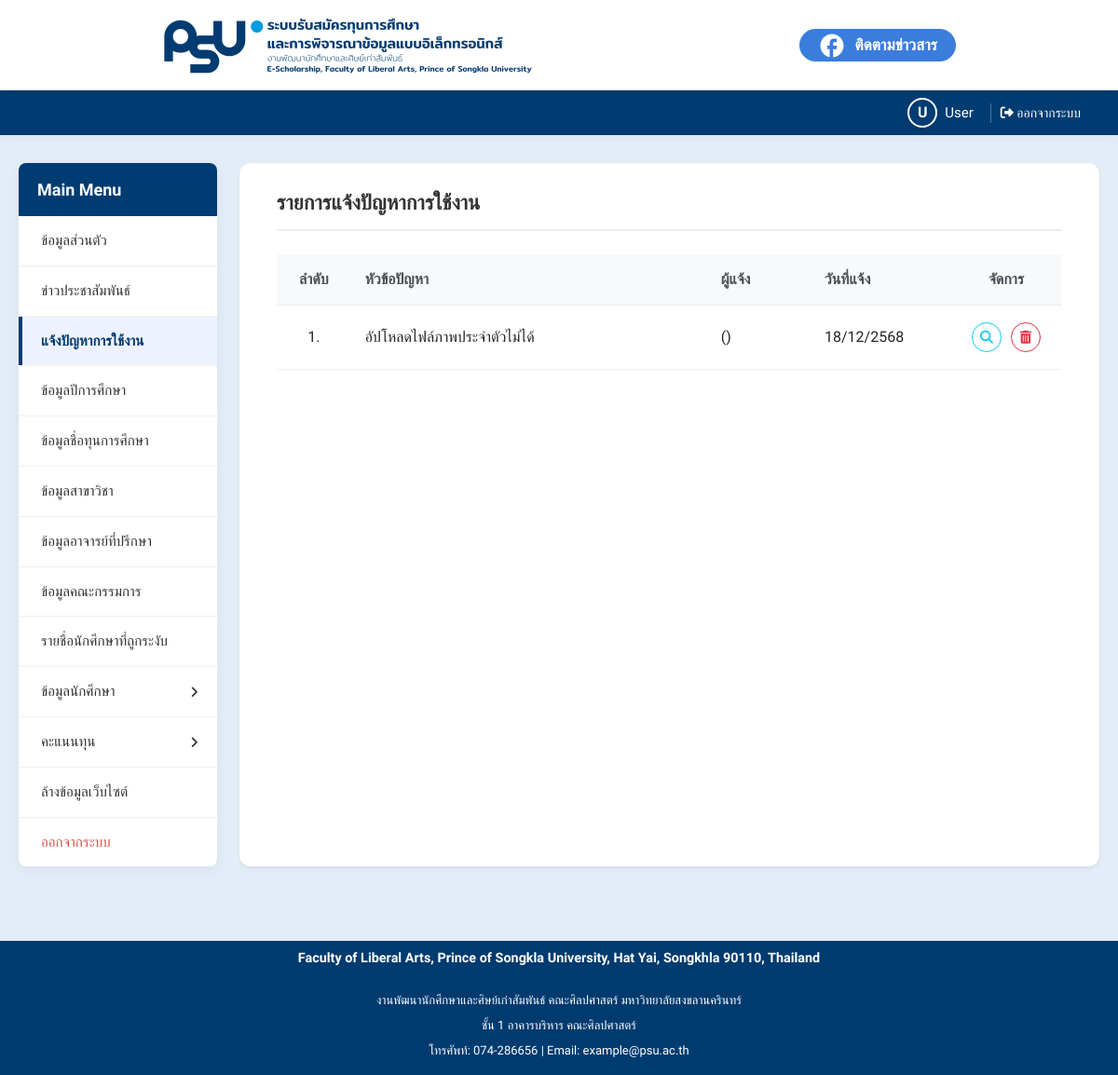
Screenshot of /admin/issues/issue.php with the database file from the repository.
### tables this page shows
CREATE TABLE `tb_issue` (
  `issue_id` int(11) NOT NULL,
  `issue_topic` varchar(255) NOT NULL,
  `issue_details` text NOT NULL,
  `student_id` int(10) NOT NULL,
  `issue_date` datetime NOT NULL
);

### admin/issues/issue.php (the view, shortened to what this page needs)
<?php
include '../../include/config.php';
$sql = "SELECT
            i.issue_id,
            i.issue_topic,
            i.issue_date,
            s.st_firstname,
            s.st_lastname,
            s.st_code
        FROM
            tb_issue AS i
        LEFT JOIN
            tb_student AS s ON i.student_id = s.st_id
        ORDER BY
            i.issue_date DESC";
$result = mysqli_query($connect1, $sql);
include '../../include/header.php';
?>
<!DOCTYPE html>
<html lang="th">
<head>
    <link href="https://cdn.jsdelivr.net/npm/bootstrap@5.3.2/dist/css/bootstrap.min.css" rel="stylesheet">
    <link rel="stylesheet" href="../../assets/css/global2.css">
    <link rel="stylesheet" href="../../assets/css/layout.css">
    <link rel="stylesheet" href="../../assets/css/navigation.css">
    <link rel="stylesheet" href="../../assets/css/ui-elements.css">
    <link rel="stylesheet" href="../../assets/css/forms.css">
    <link rel="stylesheet" href="../../assets/css/tables.css">
    <link rel="stylesheet" href="../../assets/css/pages.css">
    <link rel="stylesheet" href="https://cdnjs.cloudflare.com/ajax/libs/font-awesome/6.5.1/css/all.min.css">
</head>
<body>
<div class="sticky-header-wrapper">
    <?php include('../../include/navbar.php'); ?>
    <?php include('../../include/status_bar.php'); ?>
</div>
<div class="container-fluid dashboard-container">
    <div class="row g-4">
            <div class="col-12 col-sidebar-20">
                <?php include '../../include/sidebar.php'; ?>
            </div>
            <div class="col-12 col-main-80">
                <main class="main-content shadow-sm">
                <div class="content-header">
                    <h1 class="m-0 fw-bold" style="font-size: 22px; color: #333;">รายการแจ้งปัญหาการใช้งาน</h1>
                </div>
                <div class="table-responsive">
                    <table class="data-table">
                        <thead>
                            <tr>
                                <th class="text-center" style="width: 80px;">ลำดับ</th>
                                <th>หัวข้อปัญหา</th>
                                <th>ผู้แจ้ง</th>
                                <th style="width: 150px;">วันที่แจ้ง</th>
                                <th class="text-center" style="width: 120px;">จัดการ</th>
                            </tr>
                        </thead>
                        <tbody>
                            <?php
                            if ($result && mysqli_num_rows($result) > 0) {
                                $i = 1;
                                while ($row = mysqli_fetch_assoc($result)) {
                                    $reporter_name = htmlspecialchars($row['st_firstname'] . ' ' . $row['st_lastname'] . ' (' . $row['st_code'] . ')');
                            ?>
                                    <tr>
                                        <td class="text-center fw-medium"><?php echo $i++; ?>.</td>
                                        <td class="fw-medium"><?php echo htmlspecialchars($row['issue_topic']); ?></td>
                                        <td class="fw-medium"><?php echo $reporter_name; ?></td>
                                        <td class="fw-medium"><?php echo date('d/m/', strtotime($row['issue_date'])) . (date('Y', strtotime($row['issue_date'])) + 543); ?></td>
                                        <td class="text-center">
                                            <a href="../issues/issue_view.php?id=<?php echo $row['issue_id']; ?>" class="btn-outline-circle btn-outline-view" title="ดูรายละเอียด">
                                                <i class="fas fa-search" style="font-size: 14px;"></i>
                                            </a>
                                            <a href="../issues/delete_issue.php?id=<?php echo $row['issue_id']; ?>" class="btn-outline-circle btn-outline-delete btn-delete" title="ลบข้อมูล">
                                                <i class="fas fa-trash-alt" style="font-size: 14px;"></i>
                                            </a>
                                        </td>
                                    </tr>
                            <?php
                                }
                            } else {
                                echo '<tr><td colspan="5" class="text-center py-5 text-muted">ไม่มีรายการแจ้งปัญหาในระบบ</td></tr>';
                            }
                            ?>
                        </tbody>
                    </table>
                </div>
            </main>
        </div>
    </div>
</div>
<?php include '../../include/footer.php'; ?>
</body>
</html>

### assets/css/global.css (style rules this page uses)
:root { --primary-blue: #3b7ddd; --primary-blue-hover: #3167b8; --facebook-blue: #1877F2; --facebook-blue-hover: #166FE5; --dark-blue: #123985; --dark-red: #ff0000; --navy-blue: #003c71; --light-blue: #eef2ff; --border-color: #f0f0f0; }
body, html { margin: 0; padding: 0; font-family: 'Prompt', sans-serif; background-color: #e3edf7; box-sizing: border-box; min-height: 100vh; }
.btn-outline-delete { background-color: transparent; border: 1px solid #dc3545; color: #dc3545; padding: 4px 10px; font-size: 14px; font-weight: 500 !important; }

### assets/css/global2.css (style rules this page uses)
:root { --primary-blue: #3b7ddd; --dark-blue: #123985; --bg-light: #e3edf7; --disabled-gray: #e9ecef; --footer-dark-blue: #003b6f; --facebook-blue: #1877F2; --facebook-blue-hover: #166FE5; }
body, html { margin: 0; padding: 0; font-family: 'Prompt', sans-serif; background-color: var(--bg-light); }

### assets/css/layout.css (style rules this page uses)
.dashboard-container { max-width: 1400px; margin: 30px auto; padding: 0 20px; }
.main-content { background-color: #ffffff; padding: 30px 40px; box-shadow: 0 4px 15px rgba(0, 0, 0, 0.08); border-radius: 12px; height: 100%; min-height: 500px; }
.sticky-header-wrapper { position: sticky; top: 0; z-index: 1100; width: 100%; background-color: #fff; box-shadow: 0 2px 10px rgba(0,0,0,0.05); }
@media (min-width: 992px) { .col-sidebar-20 { flex: 0 0 20% !important; width: 20% !important; } }
@media (min-width: 992px) { .col-main-80 { flex: 0 0 80% !important; width: 80% !important; } }
.content-header { display: flex; justify-content: space-between; align-items: center; font-size: 22px; font-weight: 700; color: #333; padding-bottom: 15px; margin-bottom: 25px; border-bottom: 2px solid #e9ecef; }
.col-sidebar-20 { flex: 0 0 20%; width: 20%; }
.col-main-80 { flex: 0 0 80%; width: 80%; }

### assets/css/ui-elements.css (style rules this page uses)
.btn-outline-circle { display: inline-flex; align-items: center; justify-content: center; width: 32px; height: 32px; border-radius: 50%; text-decoration: none; margin: 0 3px; transition: all 0.2s; background: #ffffff; }
.btn-outline-delete { border: 1.5px solid #dc3545; color: #dc3545; }
.btn-outline-view { border: 1.5px solid #0dcaf0; color: #0dcaf0; }

### assets/css/tables.css (style rules this page uses)
.data-table { width: 100%; border-collapse: collapse; }
.data-table thead th { background-color: #f8f9fa; padding: 15px; font-weight: 600; color: #495057; border-bottom: 1px solid #eee; }
.data-table td { padding: 18px 15px; border-bottom: 1px solid #f0f0f0; vertical-align: middle; }

### admin/issues/issue.php (style rules this page uses)
body { display: flex; flex-direction: column; min-height: 100vh; margin: 0; }
.dashboard-container { flex: 1 0 auto; }

### include/sidebar.php (style rules this page uses)
:root { --primary-blue: #003c71; --light-blue: #eef2ff; --border-color: #f0f0f0; }

### rows the page displays
tb_issue: issue_topic "อัปโหลดไฟล์ภาพประจำตัวไม่ได้", reporter_name "()", issue_date "18/12/", issue_date "2568"

### other values shown
$first_char "U"
$display_name "User"
